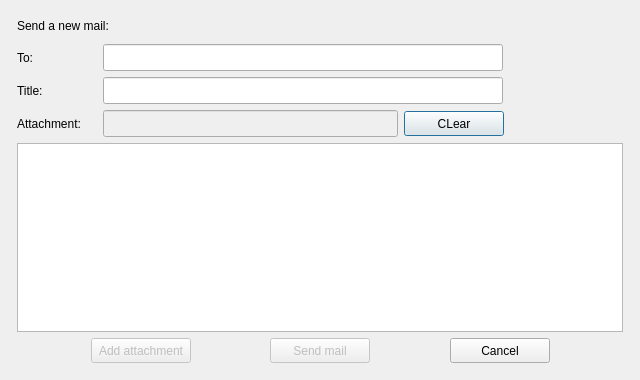
<?xml version="1.0" encoding="UTF-8"?>
<ui version="4.0">
 <class>NewMailDialog</class>
 <widget class="QDialog" name="NewMailDialog">
  <property name="geometry">
   <rect>
    <x>0</x>
    <y>0</y>
    <width>640</width>
    <height>380</height>
   </rect>
  </property>
  <property name="minimumSize">
   <size>
    <width>640</width>
    <height>380</height>
   </size>
  </property>
  <property name="maximumSize">
   <size>
    <width>640</width>
    <height>380</height>
   </size>
  </property>
  <property name="windowTitle">
   <string>NewMailDialog</string>
  </property>
  <layout class="QVBoxLayout" name="verticalLayout_2">
   <item>
    <layout class="QVBoxLayout" name="verticalLayout">
     <property name="leftMargin">
      <number>6</number>
     </property>
     <property name="topMargin">
      <number>2</number>
     </property>
     <property name="rightMargin">
      <number>6</number>
     </property>
     <property name="bottomMargin">
      <number>6</number>
     </property>
     <item>
      <widget class="QLabel" name="newMailHintLabel">
       <property name="minimumSize">
        <size>
         <width>0</width>
         <height>25</height>
        </size>
       </property>
       <property name="text">
        <string>Send a new mail:</string>
       </property>
      </widget>
     </item>
     <item>
      <layout class="QHBoxLayout" name="horizontalLayout">
       <item>
        <widget class="QLabel" name="mailToHintLabel">
         <property name="minimumSize">
          <size>
           <width>80</width>
           <height>25</height>
          </size>
         </property>
         <property name="maximumSize">
          <size>
           <width>80</width>
           <height>25</height>
          </size>
         </property>
         <property name="text">
          <string>To:</string>
         </property>
        </widget>
       </item>
       <item>
        <widget class="QLineEdit" name="mailToLineEdit">
         <property name="minimumSize">
          <size>
           <width>400</width>
           <height>27</height>
          </size>
         </property>
         <property name="maximumSize">
          <size>
           <width>600</width>
           <height>27</height>
          </size>
         </property>
        </widget>
       </item>
       <item>
        <spacer name="horizontalSpacer">
         <property name="orientation">
          <enum>Qt::Horizontal</enum>
         </property>
         <property name="sizeHint" stdset="0">
          <size>
           <width>40</width>
           <height>20</height>
          </size>
         </property>
        </spacer>
       </item>
      </layout>
     </item>
     <item>
      <layout class="QHBoxLayout" name="horizontalLayout_3">
       <item>
        <widget class="QLabel" name="mailTitleHintLabel">
         <property name="minimumSize">
          <size>
           <width>80</width>
           <height>25</height>
          </size>
         </property>
         <property name="maximumSize">
          <size>
           <width>80</width>
           <height>25</height>
          </size>
         </property>
         <property name="text">
          <string>Title:</string>
         </property>
        </widget>
       </item>
       <item>
        <widget class="QLineEdit" name="mailTitleLineEdit">
         <property name="minimumSize">
          <size>
           <width>400</width>
           <height>27</height>
          </size>
         </property>
         <property name="maximumSize">
          <size>
           <width>600</width>
           <height>27</height>
          </size>
         </property>
        </widget>
       </item>
       <item>
        <spacer name="horizontalSpacer_5">
         <property name="orientation">
          <enum>Qt::Horizontal</enum>
         </property>
         <property name="sizeHint" stdset="0">
          <size>
           <width>40</width>
           <height>20</height>
          </size>
         </property>
        </spacer>
       </item>
      </layout>
     </item>
     <item>
      <layout class="QHBoxLayout" name="horizontalLayout_4">
       <property name="leftMargin">
        <number>0</number>
       </property>
       <property name="topMargin">
        <number>0</number>
       </property>
       <property name="rightMargin">
        <number>0</number>
       </property>
       <property name="bottomMargin">
        <number>0</number>
       </property>
       <item>
        <widget class="QLabel" name="attachedHintlabel">
         <property name="minimumSize">
          <size>
           <width>80</width>
           <height>25</height>
          </size>
         </property>
         <property name="maximumSize">
          <size>
           <width>80</width>
           <height>25</height>
          </size>
         </property>
         <property name="text">
          <string>Attachment:</string>
         </property>
        </widget>
       </item>
       <item>
        <widget class="QLineEdit" name="attachmentLineEdit">
         <property name="enabled">
          <bool>false</bool>
         </property>
         <property name="minimumSize">
          <size>
           <width>295</width>
           <height>27</height>
          </size>
         </property>
         <property name="maximumSize">
          <size>
           <width>295</width>
           <height>27</height>
          </size>
         </property>
        </widget>
       </item>
       <item>
        <widget class="QPushButton" name="clearAttachmentBtn">
         <property name="minimumSize">
          <size>
           <width>100</width>
           <height>25</height>
          </size>
         </property>
         <property name="maximumSize">
          <size>
           <width>100</width>
           <height>25</height>
          </size>
         </property>
         <property name="text">
          <string>CLear</string>
         </property>
        </widget>
       </item>
       <item>
        <spacer name="horizontalSpacer_6">
         <property name="orientation">
          <enum>Qt::Horizontal</enum>
         </property>
         <property name="sizeHint" stdset="0">
          <size>
           <width>40</width>
           <height>20</height>
          </size>
         </property>
        </spacer>
       </item>
      </layout>
     </item>
     <item>
      <widget class="QPlainTextEdit" name="mailContentTextEdit"/>
     </item>
     <item>
      <layout class="QHBoxLayout" name="horizontalLayout_2">
       <item>
        <spacer name="horizontalSpacer_2">
         <property name="orientation">
          <enum>Qt::Horizontal</enum>
         </property>
         <property name="sizeHint" stdset="0">
          <size>
           <width>40</width>
           <height>20</height>
          </size>
         </property>
        </spacer>
       </item>
       <item>
        <widget class="QPushButton" name="attachmentBtn">
         <property name="enabled">
          <bool>false</bool>
         </property>
         <property name="minimumSize">
          <size>
           <width>100</width>
           <height>25</height>
          </size>
         </property>
         <property name="text">
          <string>Add attachment</string>
         </property>
        </widget>
       </item>
       <item>
        <spacer name="horizontalSpacer_3">
         <property name="orientation">
          <enum>Qt::Horizontal</enum>
         </property>
         <property name="sizeHint" stdset="0">
          <size>
           <width>40</width>
           <height>20</height>
          </size>
         </property>
        </spacer>
       </item>
       <item>
        <widget class="QPushButton" name="sendMailBtn">
         <property name="enabled">
          <bool>false</bool>
         </property>
         <property name="minimumSize">
          <size>
           <width>100</width>
           <height>25</height>
          </size>
         </property>
         <property name="text">
          <string>Send mail</string>
         </property>
        </widget>
       </item>
       <item>
        <spacer name="horizontalSpacer_4">
         <property name="orientation">
          <enum>Qt::Horizontal</enum>
         </property>
         <property name="sizeHint" stdset="0">
          <size>
           <width>40</width>
           <height>20</height>
          </size>
         </property>
        </spacer>
       </item>
       <item>
        <widget class="QPushButton" name="cancelBtn">
         <property name="minimumSize">
          <size>
           <width>100</width>
           <height>25</height>
          </size>
         </property>
         <property name="text">
          <string>Cancel</string>
         </property>
        </widget>
       </item>
       <item>
        <spacer name="horizontalSpacer_7">
         <property name="orientation">
          <enum>Qt::Horizontal</enum>
         </property>
         <property name="sizeHint" stdset="0">
          <size>
           <width>40</width>
           <height>20</height>
          </size>
         </property>
        </spacer>
       </item>
      </layout>
     </item>
    </layout>
   </item>
  </layout>
 </widget>
 <layoutdefault spacing="6" margin="11"/>
 <resources/>
 <connections/>
</ui>
